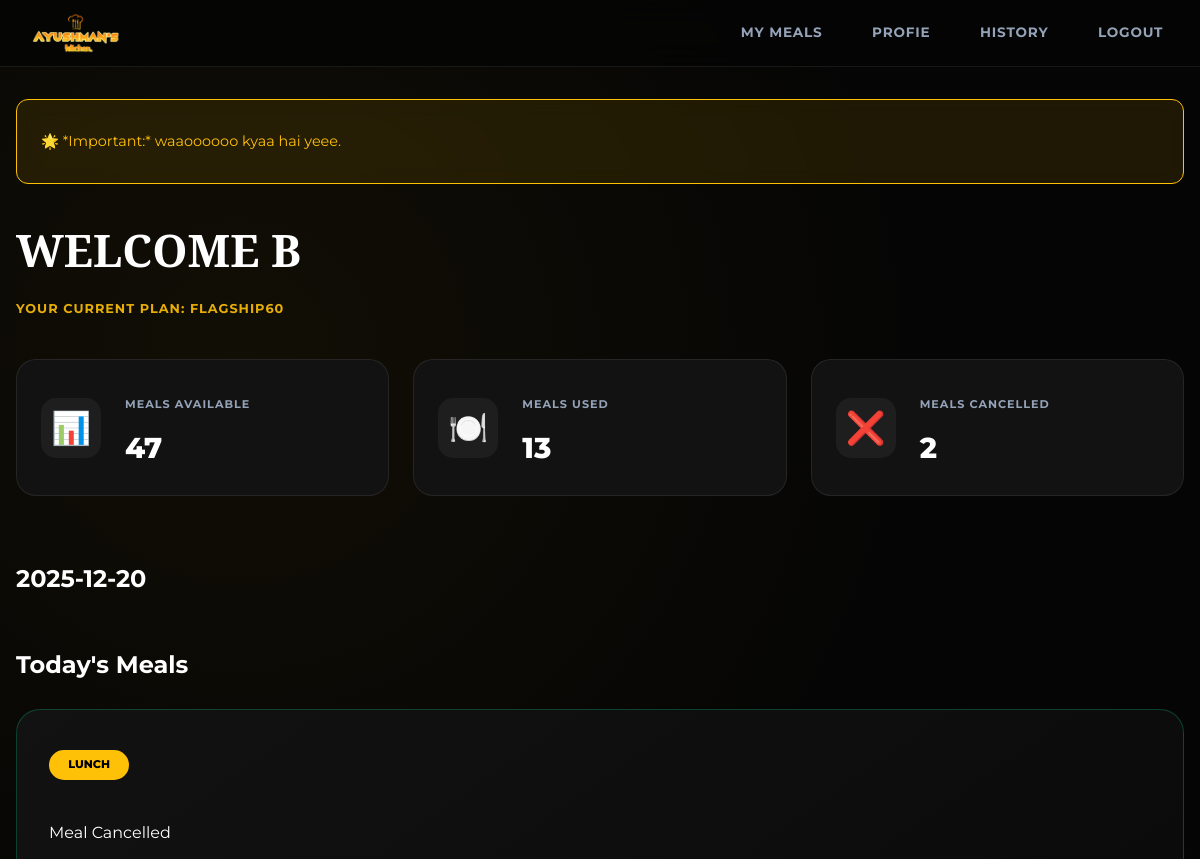
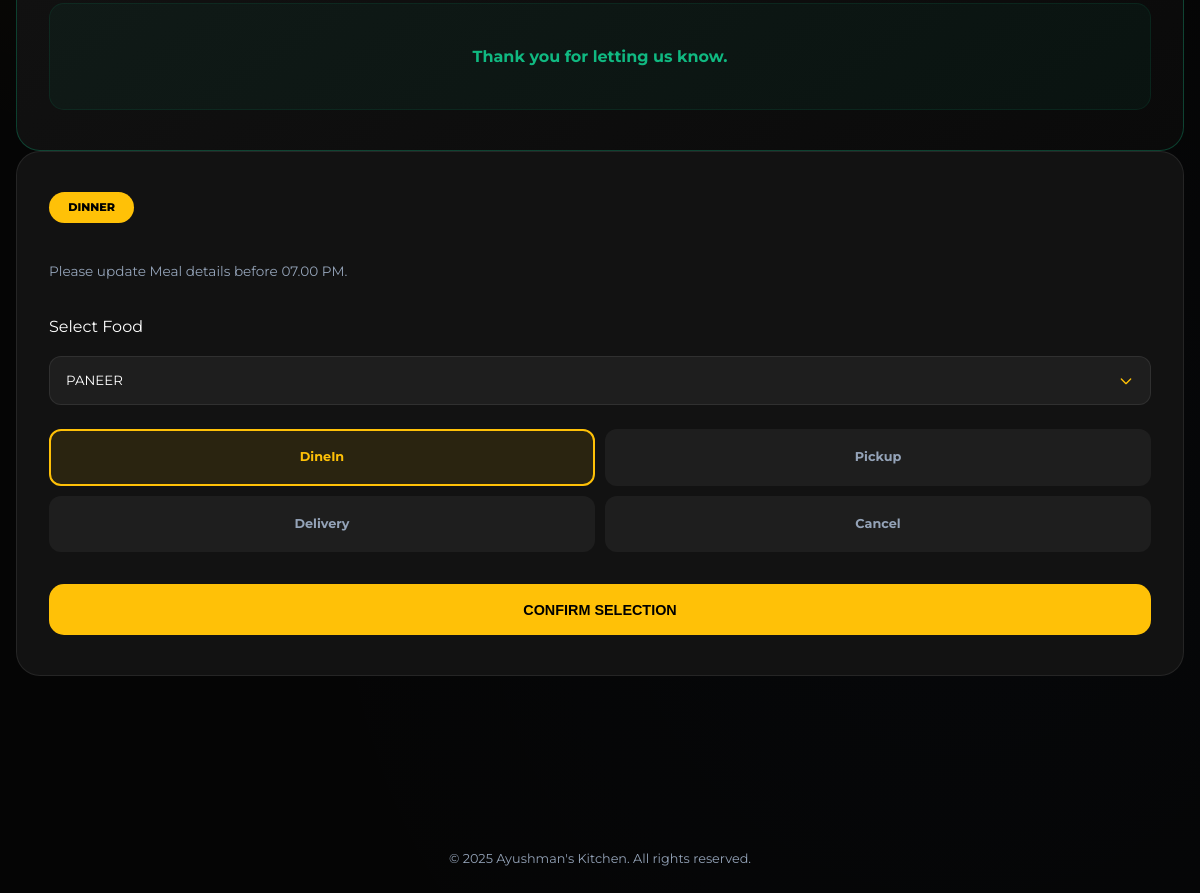
/ (signed in), run on the app's committed database (2 pictures, top to bottom).
### Admin/models.py (models this page shows, shortened)
class AdminNotice(models.Model):
    message=models.CharField(max_length=500)
    date=models.DateField(auto_now_add=True)

### Customers/models.py (models this page shows, shortened)
class Customer(AbstractBaseUser, PermissionsMixin):
    email = models.EmailField(unique=True)
    name = models.CharField(max_length=150)
    phone = models.CharField(max_length=15, blank=True)
    address = models.CharField(max_length=200, blank=True)
    is_active = models.BooleanField(default=True)
    is_staff = models.BooleanField(default=False)
    date_joined = models.DateTimeField(default=timezone.now)
    profile_updated_at = models.DateTimeField(auto_now=True)
    subscription_phase=models.IntegerField(default=1)
    meal_balance = models.IntegerField(default=0)
    user_status_active = models.BooleanField(default=True)
    lunch_status_active = models.BooleanField(default=True)
    dinner_status_active = models.BooleanField(default=True)
    paused_subscription = models.BooleanField(default=False)
    subscription_choice = models.CharField(max_length=20, choices=SUBSCRIPTION_TYPE, default="NORMAL60")
    default_lunch_service_choice = models.CharField(max_length=20, choices=SERVICE_TYPE, default="DineIn")
    default_dinner_service_choice = models.CharField(max_length=20, choices=SERVICE_TYPE, default="DineIn")
    default_meal_choice = models.CharField(max_length=20, choices=MEAL_MENU, default="NONE")
    FLAGSHIP_MENU_LUNCH_default_choice = models.CharField(max_length=20, choices=FLAGSHIP_MENU_LUNCH, default="NONE")
    FLAGSHIP_MENU_DINNER_default_choice = models.CharField(max_length=20, choices=FLAGSHIP_MENU_DINNER, default="NONE")
    PREMIUM_MENU_LUNCH_default_choice = models.CharField(max_length=20, choices=PREMIUM_MENU_LUNCH, default="NONE")
    PREMIUM_MENU_DINNER_default_choice = models.CharField(max_length=20, choices=PREMIUM_MENU_DINNER, default="NONE")
    USERNAME_FIELD = "email"
    REQUIRED_FIELDS = ["name"]
    objects = CustomerManager()
    @property
    def total_meals(self):
        if self.subscription_choice in ["NORMAL30","FLAGSHIP30","PREMIUM30"]:
            return 30
        else :
            return 60

### Customers/views.py (the view)
# urls.py: path('', user_dashboard,name="user_dashboard"),
@login_required
def user_dashboard(request):
    user=request.user
    used_meals= user.total_meals - user.meal_balance
    cl_l=LunchRecord.objects.filter(service_choice="Cancel",customer=user).count()
    cl_d=DinnerRecord.objects.filter(service_choice="Cancel",customer=user).count()
    cancelled_meals=cl_l+cl_d
    lunch_record = LunchRecord.objects.filter(customer=user,for_date=today).first()
    dinner_record = DinnerRecord.objects.filter(customer=user,for_date=today).first()
    admin_notice=AdminNotice.objects.all()
    tsunday= today.isoweekday() == 5  # use present date for testing puropose sunday to satur 0-7
    slunch_record = LunchRecord.objects.filter(customer=user,for_date= today  + timedelta(days=1)).first()
    context={
        'user':user,
        'used_meals':used_meals,
        'cancelled_meals':cancelled_meals,
        'lunch_record':lunch_record,
        'dinner_record':dinner_record,
        'admin_notice':admin_notice,
        'tsunday':tsunday,
        'slunch_record':slunch_record,
        }
    return render(request, 'Customer/user-dashboard.html',context)

### templates/Customer/user-dashboard.html (shortened to what this page needs)
{% load static %}
<!DOCTYPE html>
<html lang="en">
<head>
    <link rel="stylesheet" href="{% static 'Customer/styles-user-dashboard.css' %}"/>
</head>
<body>
    {% include "Customer/navbar.html" %}
    <main class="user-page">
        <div class="content-container">
            {% if admin_notice %}
            {% for m in admin_notice %}
            <div class="message-banner info" role="alert">
                <p>🌟 *Important:* {{m.message}}.</p>
            </div>
            {% endfor %}
            {% endif %}
        </div>
        <div class="user-container">
            <h1 class="page-title" id="userGreeting">WELCOME {{ request.user.name|upper }}</h1>
            <p class="user-plan-display" id="userPlanDisplay">Your Current Plan: {{request.user.subscription_choice}}</p>
            <section class="meal-counters" aria-label="Meal counters">
                <div class="counter-card">
                    <div class="counter-icon">📊</div>
                    <div class="counter-content">
                        <p class="counter-label">Meals Available</p>
                        <p class="counter-number" id="mealsAvailable">{{ request.user.meal_balance|default:"0" }}</p>
                    </div>
                </div>
                <div class="counter-card">
                    <div class="counter-icon">🍽️</div>
                    <div class="counter-content">
                        <p class="counter-label">Meals Used</p>
                        <p class="counter-number" id="mealsUsed">{{used_meals}}</p>
                    </div>
                </div>
                <div class="counter-card">
                    <div class="counter-icon">❌</div>
                    <div class="counter-content">
                        <p class="counter-label">Meals Cancelled</p>
                        <p class="counter-number" id="mealsCancelled">{{ cancelled_meals|default:"0" }}</p>
                    </div>
                </div>
            </section>
            <section class="today-meals">
                {% if request.user.user_status_active %}
                <h2 class="section-title"> {% now "Y-m-d" %} </h2>
                <h2 class="section-title">Today's Meals  </h2>
                {% else %}
                {% if request.user.paused_subscription   %}
                <p class="section-title">0 Meals Left! Subscribe to restart services</p>
                {% else %}
                <p class="section-title">Resume meals in profile to resume services</p>
                {% endif %}
                {% endif %}
                <div class="meals-grid">
                    {% if request.user.lunch_status_active %}
                        {% if lunch_record %}
                            <div class="meal-card locked-card">
                                <div class="meal-time">Lunch</div>
                                    {% if lunch_record.service_choice == "Cancel" %}
                                        <div class="meal-details">
                                            <p class="meal-course">Meal Cancelled</p>
                                        </div>
                                        <div class="meal-status-message cancelled">
                                            <p>Thank you for letting us know.</p>
                                        </div>
                                    {% endif %}
                                </div>
                            </div>
                        {% endif %}
                    {% endif %}
                    {% if request.user.dinner_status_active %}
                        {% if dinner_record  %}
                            <div class="meal-card locked-card">
                                <div class="meal-time">Dinner</div>
                                    {% if dinner_record.service_choice == "Cancel" %}
                                        <div class="meal-details">
                                            <p class="meal-course">Meal Cancelled</p>
                                        </div>
                                        <div class="meal-status-message cancelled">
                                            <p>Thank you for letting us know.</p>
                                        </div>
                                    {% else %}
                                        <div class="meal-details">
                                            <p class="meal-course">Meal Confirmed! *Thank You* </p>
                                        </div>
                                        <div class="meal-status-message">
                                            <p>Food Chosen: *{% firstof dinner_record.meal_choice dinner_record.FLAGSHIP_choice dinner_record.PREMIUM_choice %}*</p>                                                                                 <p>Service Chosen: *{{dinner_record.service_choice}}*</p>
                                        </div>
                                    {% endif %}
                                </div>
                            </div>
                        {% else %}
                            {% if request.user.user_status_active %}
                            <div class="meal-card" data-meal="dinner">
                                <div class="meal-time">Dinner</div>
                                <p class="meal-description" id="dinnerDescription">Please update Meal details before 07.00 PM. </p>
                                <form method="POST" action="{% url 'userdinner' %}">
                                    <div class="meal-details">
                                        <p class="meal-course">Select Food</p>
                                        {% if request.user.subscription_choice == "FLAGSHIP30" or request.user.subscription_choice == "FLAGSHIP60" %}
                                            <select id="dinnerFoodType_flagship" class="food-type-dropdown" name="FLAGSHIP_choice">
                                                <option value="PANEER" {% if request.user.FLAGSHIP_MENU_DINNER_default_choice == "PANEER" %}selected{% endif %}>PANEER</option>
                                            </select>
                                        {% endif %}
                                    </div>
                                    <div class="meal-actions radio-group" id="dinnerServiceOptions">
                                        <label for="dinner-dining" class="radio-label btn-dining">DineIn</label>
                                        <label for="dinner-pickup" class="radio-label btn-pickup">Pickup</label>
                                        <label for="dinner-delivery" class="radio-label btn-delivery">Delivery</label>
                                        <label for="dinner-cancel" class="radio-label btn-cancel">Cancel</label>
                                    </div>
                                    <button class="btn btn-primary btn-confirm" data-meal-type="Dinner" id="btnConfirmDinner">Confirm Selection</button>
                                </form>
                            </div>
                            {% endif %}
                        {% endif %}
                    {% endif %}
                </div>
    </main>
    <footer class="footer">
        <p>&copy; 2025 Ayushman's Kitchen. All rights reserved.</p>
    </footer>
</body>
</html>

### static/Customer/styles-user-dashboard.css (style rules this page uses)
:root { --primary: #FFC107; --primary-dark: #FFB300; --bg-deep: #050505; --surface: #121212; --card-border: rgba(255, 255, 255, 0.08); --text-main: #FFFFFF; --text-muted: #94a3b8; --success: #10b981; --danger: #ef4444; --warning: #f59e0b; }
body { background-color: var(--bg-deep); background-image: radial-gradient(circle at 20% 20%, rgba(255, 193, 7, 0.05) 0%, transparent 40%), radial-gradient(circle at 80% 80%, rgba(59, 130, 246, 0.02) 0%, transparent 40%); color: var(--text-main); font-family: 'Montserrat', sans-serif; line-height: 1.6; margin: 0; -webkit-font-smoothing: antialiased; }
.user-page { max-width: 1200px; margin: 0 auto; padding: 2rem 1rem 5rem; }
.page-title { font-family: 'Playfair Display', serif; font-size: clamp(1.8rem, 5vw, 2.8rem); margin-bottom: 0.5rem; font-weight: 900; text-transform: uppercase; }
.user-plan-display { color: var(--primary); font-weight: 700; letter-spacing: 1px; text-transform: uppercase; font-size: 0.8rem; margin-bottom: 2.5rem; opacity: 0.9; }
.message-banner { padding: 1rem 1.5rem; border-radius: 12px; margin-bottom: 1.5rem; font-size: 0.9rem; display: flex; align-items: center; border: 1px solid transparent; backdrop-filter: blur(10px); }
.message-banner.info { background: rgba(255, 193, 7, 0.1); border-color: var(--primary); color: var(--primary); }
.meal-counters { display: grid; grid-template-columns: repeat(auto-fit, minmax(280px, 1fr)); gap: 1.5rem; margin-bottom: 4rem; }
.counter-card { background: var(--surface); border: 1px solid var(--card-border); padding: 1.5rem; border-radius: 20px; display: flex; align-items: center; gap: 1.5rem; transition: all 0.3s cubic-bezier(0.4, 0, 0.2, 1); }
.counter-icon { font-size: 2rem; background: rgba(255, 255, 255, 0.05); width: 60px; height: 60px; display: flex; align-items: center; justify-content: center; border-radius: 15px; }
.counter-label { color: var(--text-muted); text-transform: uppercase; font-size: 0.7rem; font-weight: 700; letter-spacing: 1px; }
.counter-number { font-size: 1.8rem; font-weight: 800; margin: 0; }
.section-title { font-size: 1.5rem; color: var(--text-main); margin: 3rem 0 1.5rem; font-weight: 700; }
.meals-grid { display: grid; grid-template-columns: repeat(auto-fit, minmax(340px, 1fr)); gap: 2rem; }
.meal-card { background: var(--surface); border: 1px solid var(--card-border); border-radius: 24px; padding: 2.5rem 2rem; position: relative; overflow: hidden; transition: all 0.3s ease; }
.meal-time { background: var(--primary); color: #000; font-weight: 800; padding: 0.4rem 1.2rem; border-radius: 50px; font-size: 0.7rem; text-transform: uppercase; display: inline-block; margin-bottom: 1.5rem; }
.meal-description { color: var(--text-muted); font-size: 0.85rem; margin-bottom: 2rem; }
.food-type-dropdown { width: 100%; padding: 1rem; background: #1e1e1e; border: 1px solid var(--card-border); border-radius: 12px; color: white; margin-bottom: 1.5rem; font-family: inherit; outline: none; appearance: none; background-repeat: no-repeat; background-position: right 1rem center; background-size: 1rem; }
.radio-group { display: grid; grid-template-columns: repeat(2, 1fr); gap: 10px; margin-bottom: 2rem; }
.radio-label { background: #1e1e1e; padding: 1rem; border-radius: 12px; text-align: center; font-size: 0.8rem; font-weight: 700; cursor: pointer; border: 2px solid transparent; transition: 0.2s; color: var(--text-muted); }
.radio-group input:checked + .radio-label { border-color: var(--primary); background: rgba(255, 193, 7, 0.1); color: var(--primary); }
.btn-confirm { width: 100%; background: var(--primary); color: #000; border: none; padding: 1.1rem; border-radius: 15px; font-weight: 800; font-size: 0.9rem; text-transform: uppercase; cursor: pointer; transition: transform 0.1s, background 0.2s; }
.locked-card { background: linear-gradient(145deg, #121212 0%, #0a0a0a 100%); border: 1px solid rgba(16, 185, 129, 0.3); }
.meal-status-message { text-align: center; padding: 1.5rem; background: rgba(16, 185, 129, 0.05); border: 1px solid rgba(16, 185, 129, 0.1); border-radius: 15px; color: var(--success); font-weight: 700; }
.footer { text-align: center; padding: 5rem 1rem 2rem; color: var(--text-muted); font-size: 0.8rem; }

### data on the page
AdminNotice: message "waaoooooo kyaa hai yeee"
Customer: user.name "B", user.subscription_choice "FLAGSHIP60", user.meal_balance "47", FLAGSHIP_choice "PANEER"

### other printed values
{{ used_meals }} "13"
{{ cancelled_meals|default:"0" }} "2"
